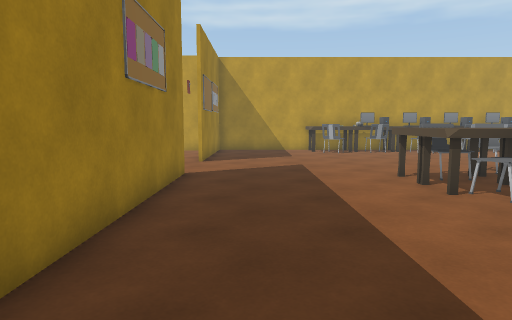
View 1 (above)

16 first-person views from a walk through a scene from a Unity 3-D project. The camera is 1.4 m above the floor, tilts 6° down and sees 75° across. The floor is counted in squares, 1 m on a side. Each view is taken from the middle of a square. On the plan, view 1 faces up. The plan holds only what a view shows up to about 15 squares ahead; the rest is blank. The place goes on beyond the plan. The player character is not drawn. Door leaves are left out, so doorways stand open. Some surface patterns are stand-ins.

View 2
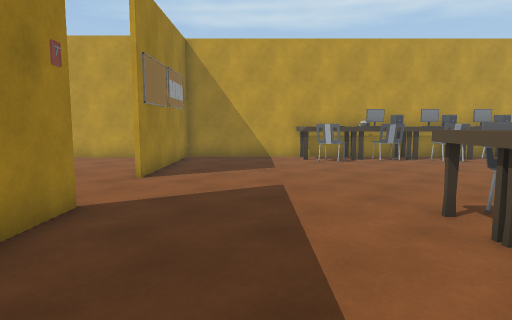

View 3
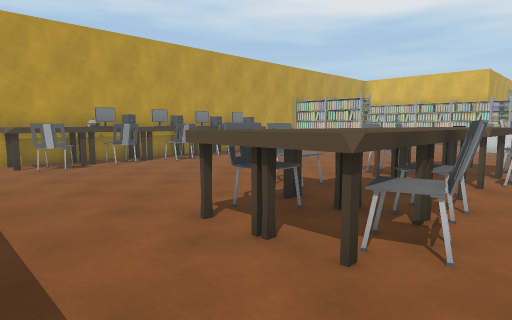

View 4
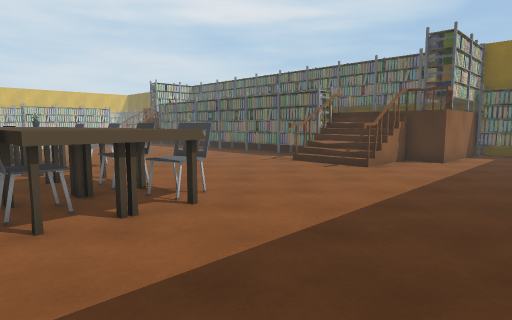

View 5
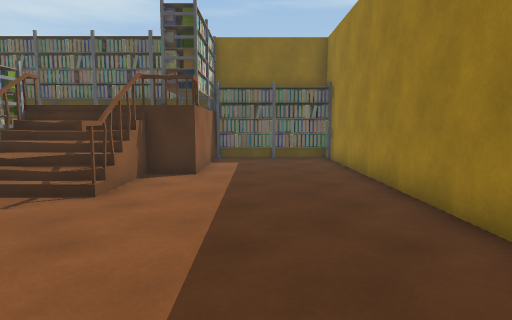

View 6
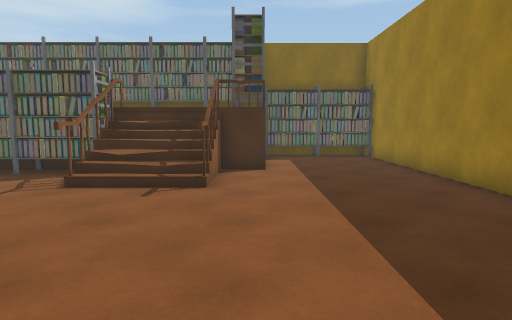

View 7
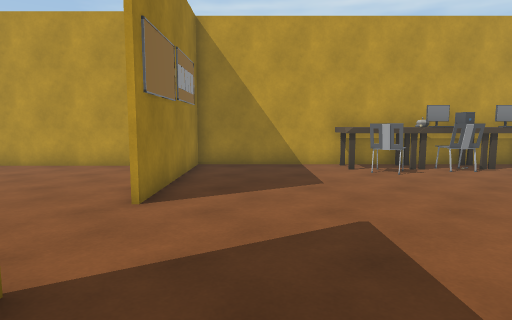

View 8
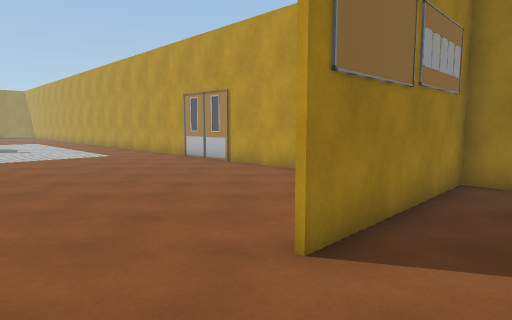

View 9
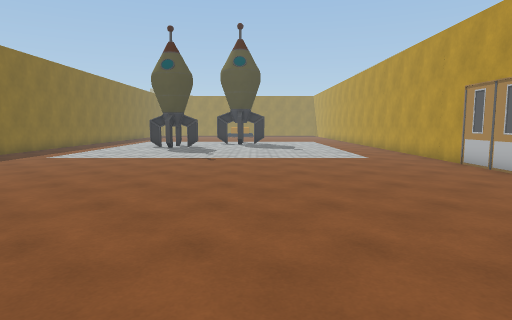

View 10
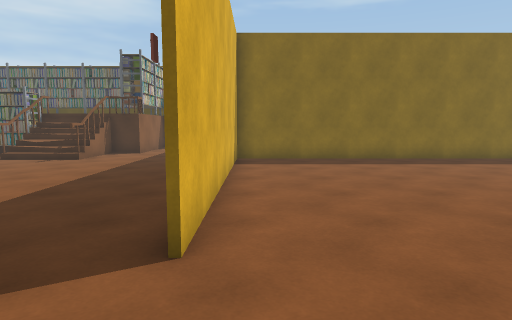

View 11
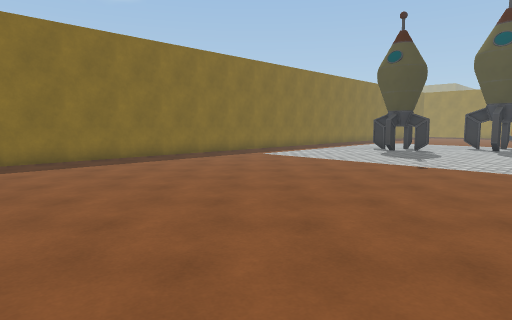

View 12
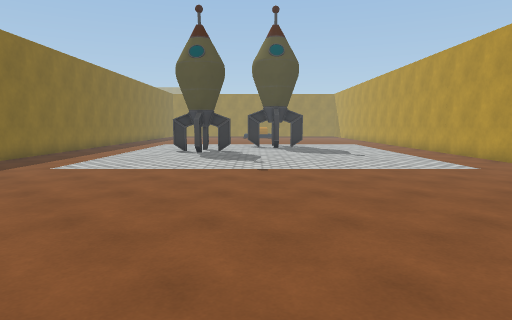

View 13
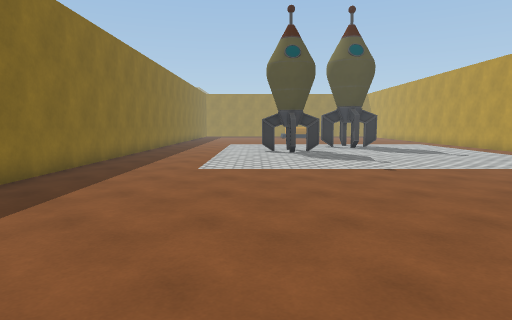

View 14
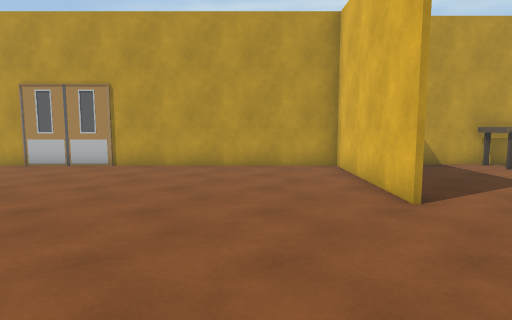

View 15
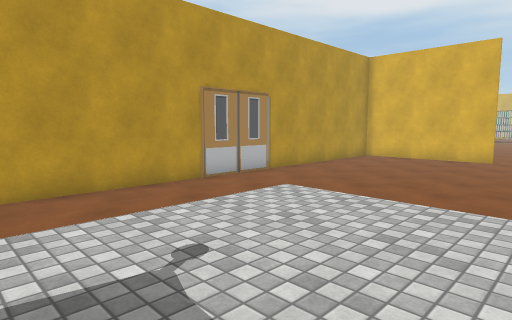

View 16
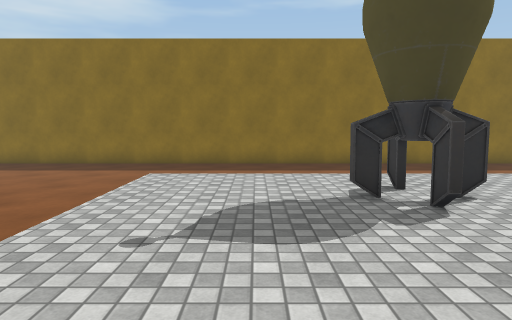

### Floor plan
Key: @ floor where view 1 was taken; # wall or solid block; x gap in a wall; . main floor; : floor 0.25 m higher than the main floor; + floor 1.5 m higher than the main floor; / step, stairs or slope; D open door; = window, fence, low wall or low ledge; O other object.
Columns run from 19 left of view 1 to 8 right of it. Each row starts with its distance up from view 1.
 19 ############################
 18 .................#....OOOOOO
 17 .................#....OOOOOO
 16  ................#.....O...O
 15 ///////..........#..........
 14 ::::::/..........#..........
 13 ::::::/..........#..........
 12 ::::::/..........D..........
 11 ::::::/..........D..........
 10 ::::::/..........D........OO
  9 ::::::/..........#.....OOOOO
  8 O:::::/..........#.....OOOOO
  7 OO::::/..........#.....OOOOO
  6 O:::::/..........#......OOO.
  5 O:::::/..........#..........
  4 ::::::/..........#..........
  3 .................#..........
  2 .................#..........
  1 .................#..........
  0 .................#.@...#....
 -1 ##################.....#//x.
 -2                  #.....=//#O
 -3                  #....##++#O
 -4                  #....#
 -5                  #....#
 -6                  #....#
 -7                  #....#
 -8                  #OOOO### O#
 -9                  ######

Positions as (right, up) in squares from view 1, and headings:
1: (0, 0), facing up
2: (1, 4), facing up
3: (1, 5), facing up-right
4: (-1, 10), facing down-right
5: (1, 6), facing down
6: (3, 7), facing down
7: (0, 7), facing up
8: (0, 10), facing up-left
9: (-1, 11), facing left
10: (-3, 13), facing down
11: (-3, 13), facing down-left
12: (-4, 9), facing left
13: (-4, 5), facing left
14: (-5, 7), facing up
15: (-19, 10), facing up-right
16: (-16, 13), facing down
